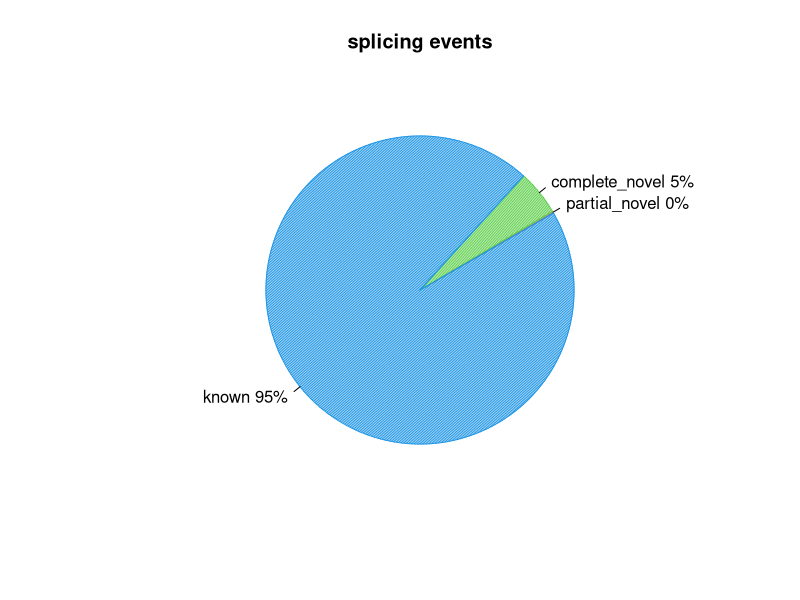
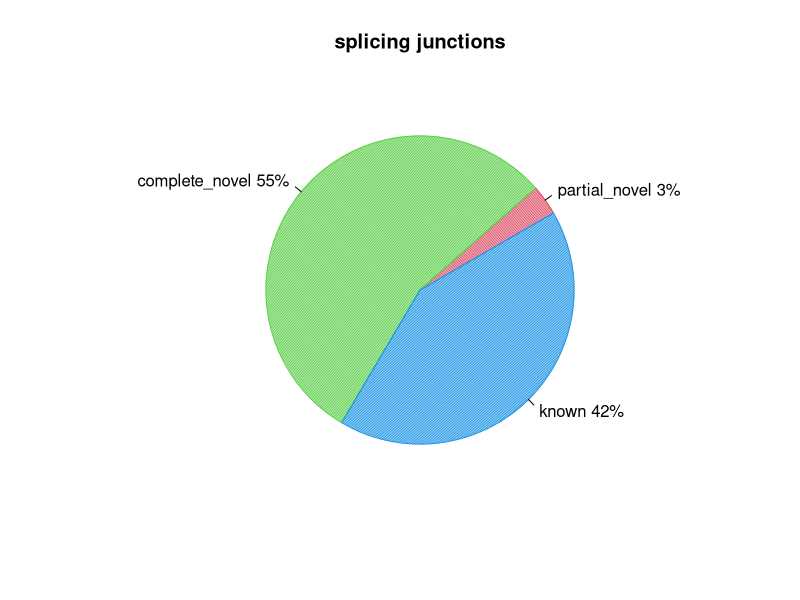

The R source for these figures, in order:
pdf("/home/mashxp/Documents/MyVault/Atlas/LuuLoi_RNA-seq_course/exercise/_data/rseqc/ERR458500/junction_annotation/ERR458500.splice_events.pdf")
events=c(0.1808182023657048,4.7464778120997515,95.02749943494312)
pie(events,col=c(2,3,4),init.angle=30,angle=c(60,120,150),density=c(70,70,70),main="splicing events",labels=c("partial_novel 0%","complete_novel 5%","known 95%"))
dev.off()
pdf("/home/mashxp/Documents/MyVault/Atlas/LuuLoi_RNA-seq_course/exercise/_data/rseqc/ERR458500/junction_annotation/ERR458500.splice_junction.pdf")
junction=c(3.159851301115242,55.01858736059479,41.82156133828996)
pie(junction,col=c(2,3,4),init.angle=30,angle=c(60,120,150),density=c(70,70,70),main="splicing junctions",labels=c("partial_novel 3%","complete_novel 55%","known 42%"))
dev.off()
